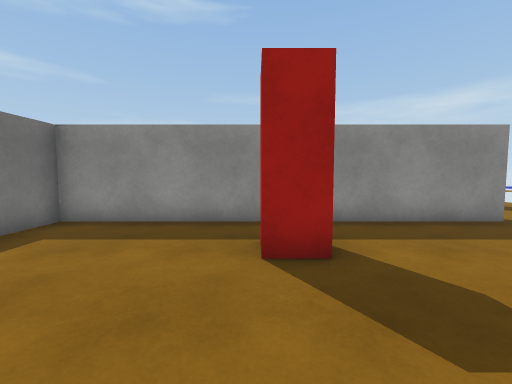
View 1 (above)

12 first-person views from a walk through a 3-D level made in the Unity game engine. The camera is 1.2 m above the floor, tilts 4° down and sees 90° across. Doors are open. The floor is counted in squares, 1 m on a side. Each view is taken from the middle of a square. On the plan, view 1 faces up. The plan holds only what a view shows up to about 12 squares ahead; the rest is blank. The place goes on beyond the plan. The player character is not drawn. Surface patterns are stand-ins for the level's own textures.

View 2
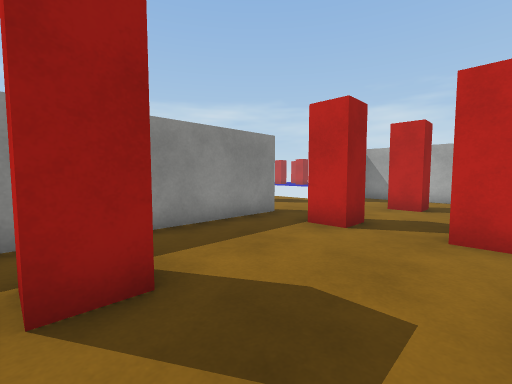

View 3
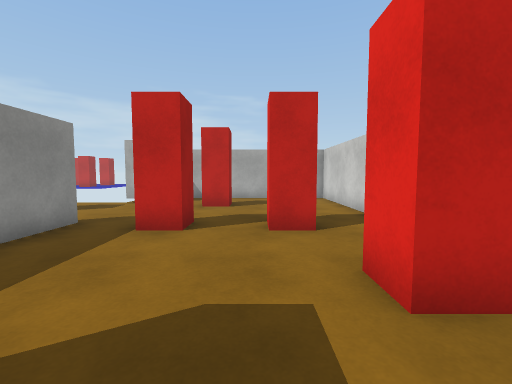

View 4
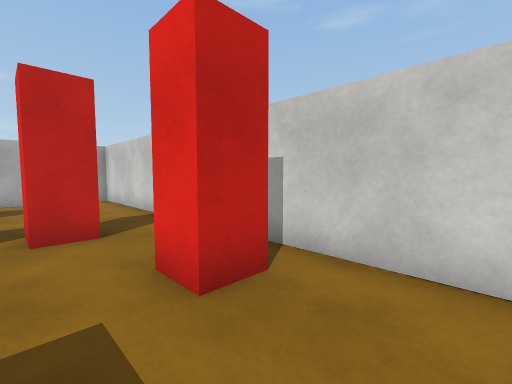

View 5
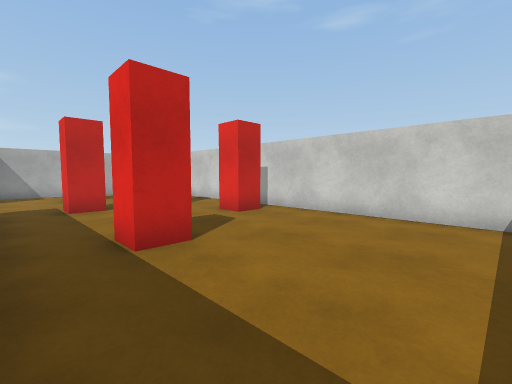

View 6
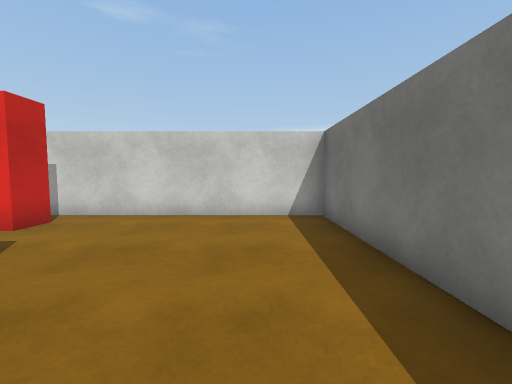

View 7
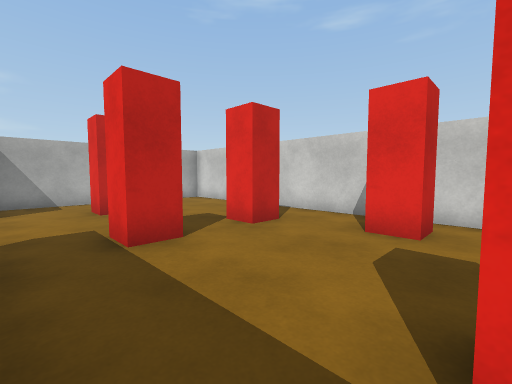

View 8
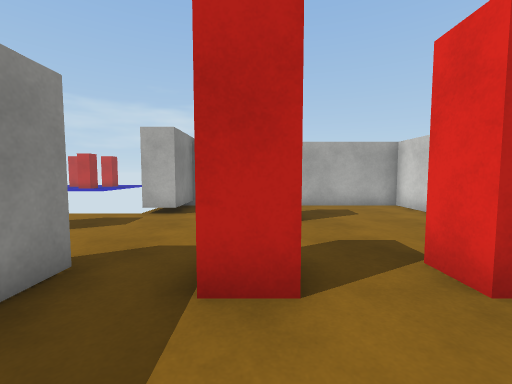

View 9
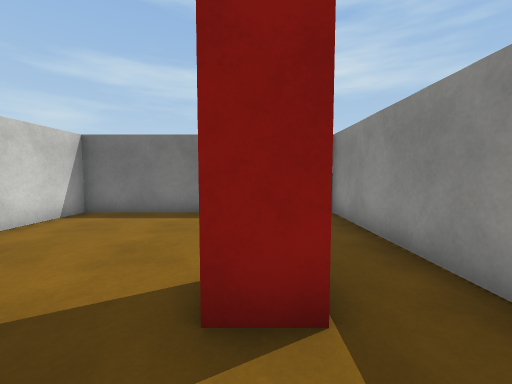

View 10
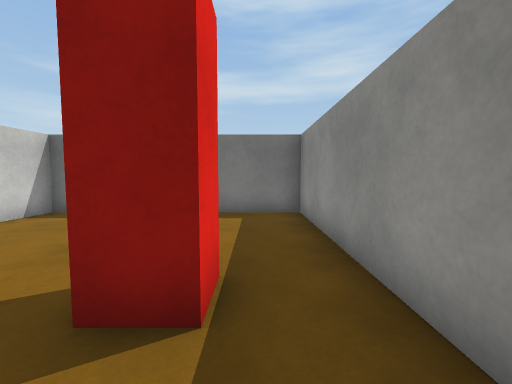

View 11
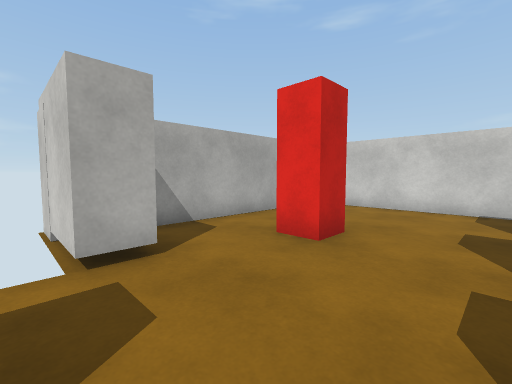

View 12
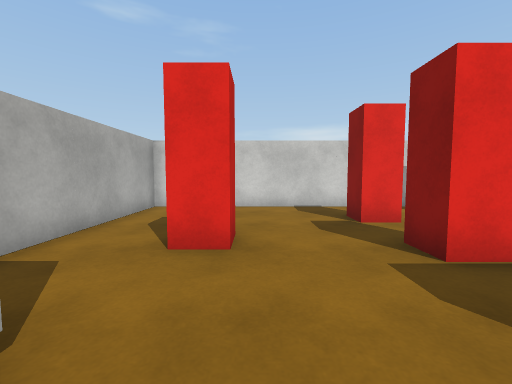

### Floor plan
Key: @ floor where view 1 was taken; # wall or solid block; . floor; D open door; O other object.
Columns run from 5 left of view 1 to 13 right of it. Each row starts with its distance up from view 1.
  9               ..
  8             ....
  7 ############DDDD###
  6 #.................#
  5 #.................#
  4 #....OO....O...O..#
  3 #..............O..#
  2 #..........O......#
  1 #......OO..O......#
  0 #....@.OO.........#
 -1 ###################

Positions as (right, up) in squares from view 1, and headings:
1: (0, 0), facing up
2: (0, 1), facing up-right
3: (0, 2), facing right
4: (0, 2), facing down-right
5: (-4, 6), facing down-right
6: (-3, 6), facing down
7: (1, 6), facing down-right
8: (3, 4), facing right
9: (3, 4), facing left
10: (3, 5), facing left
11: (7, 8), facing down-right
12: (9, 8), facing down
